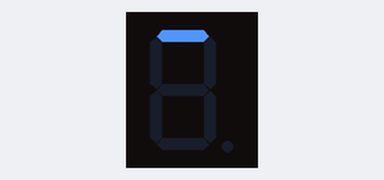
Recording of a sketch running on a simulated Arduino Uno, built with avr-gcc and run on an emulated ATmega328P. Parts: 1-digit seven-segment display. Wiring (inferred from the names in the program): 1-digit 7-segment display, segments lit when HIGH: segments pin 12, pin 11, pin 10, pin 9, pin 8, pin 7, pin 6. The segment pins are drawn as the display they are named for.

Above: at 0.15 s.
At 1.05 s:
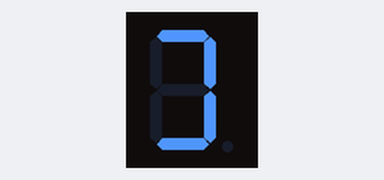
At 1.95 s:
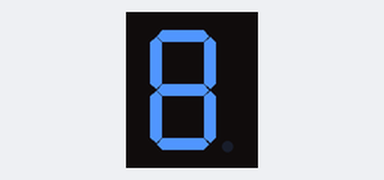

Measured:
- by itself, everything shown: repeats every 2.1 s, in 7 steps

The sketch:

verifica__o_de_leds.ino
```cpp
int A = 12;
int B = 11;
int C = 10;
int D = 9;
int E = 8;
int F = 7;
int G = 6;

void setup() {
  for (int i=6; i < 13; i++ ){ // inicializa cada pino do 6 ao 13, usando for para encurtar codigo
      pinMode(i, OUTPUT);
    }
}

void loop() {
  apagado();
  digitalWrite(A, HIGH);
  delay(300);
  digitalWrite(B, HIGH);
  delay(300);
  digitalWrite(C, HIGH);
  delay(300);
  digitalWrite(D, HIGH);
  delay(300);
  digitalWrite(E, HIGH);
  delay(300);
  digitalWrite(F, HIGH);
  delay(300);
  digitalWrite(G, HIGH);
  delay(300);
 }
void apagado(){ // função que faz display resentar antes de printar outro numero
  digitalWrite(A ,LOW);
  digitalWrite(B ,LOW);
  digitalWrite(C ,LOW);
  digitalWrite(D ,LOW);
  digitalWrite(E ,LOW);
  digitalWrite(F ,LOW);
  digitalWrite(G ,LOW);
}
```
